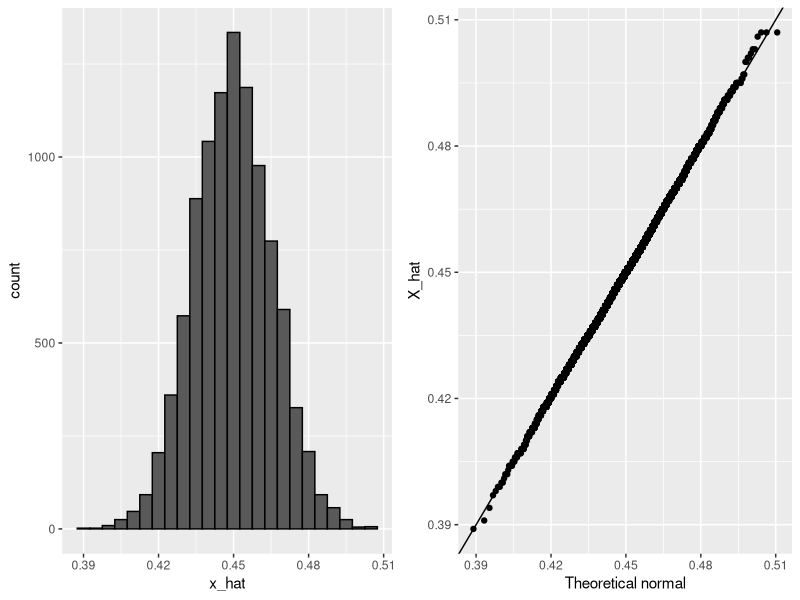
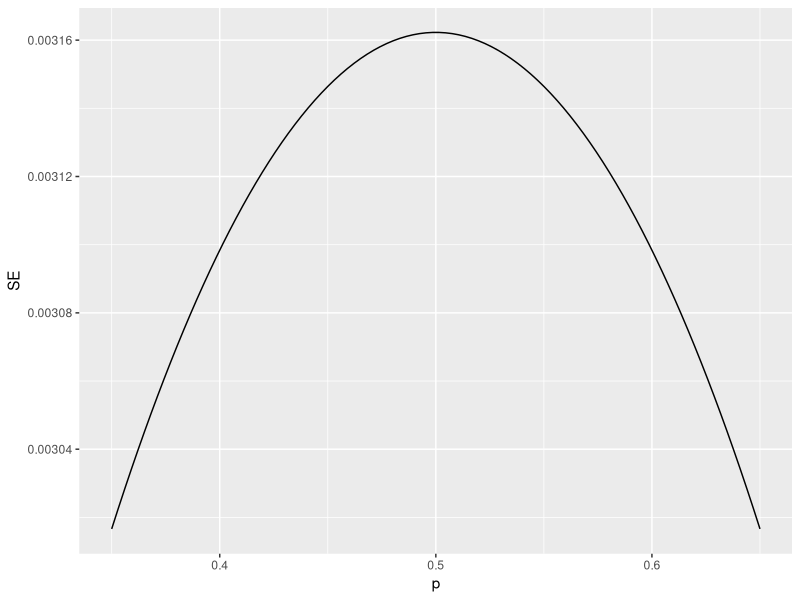
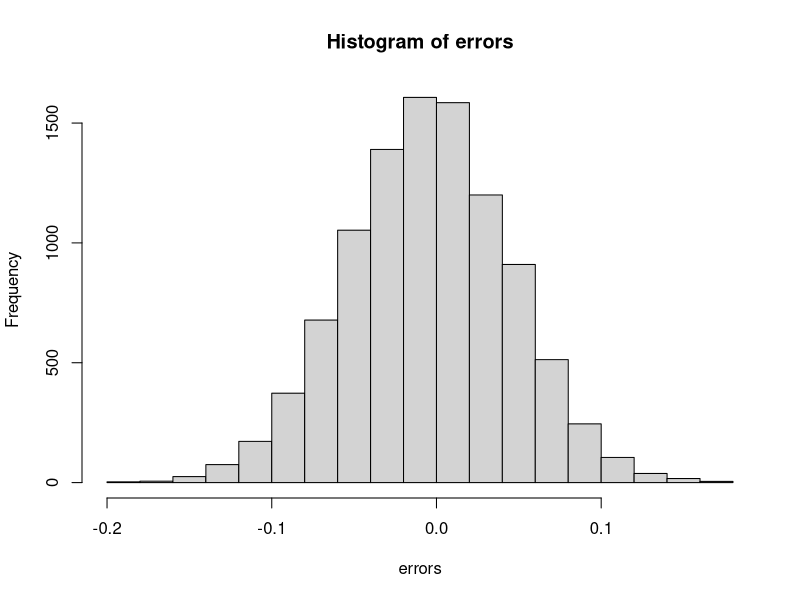

Reproduce these figures in R, in order. (Note: this script raises an error after producing the figures.)
# IMPORTANT NOTE! If you use R 3.6 or later, you will need to use the command format set.seed(x, sample.kind = "Rounding") instead of set.seed(x). Your R version will be printed at the top of the Console window when you start RStudio.

########################################################################
## Section 2: The Central Limit Theorem in Practice
########################################################################

# Code: Computing the probability of X¯ being within .01 of p
X_hat <- 0.48
se <- sqrt(X_hat*(1-X_hat)/25)
pnorm(0.01/se) - pnorm(-0.01/se)

# Code: Monte Carlo simulation using a set value of p
p <- 0.45    # unknown p to estimate
N <- 1000

# simulate one poll of size N and determine x_hat
x <- sample(c(0,1), size = N, replace = TRUE, prob = c(1-p, p))
x_hat <- mean(x)

# simulate B polls of size N and determine average x_hat
B <- 10000    # number of replicates
N <- 1000    # sample size per replicate
x_hat <- replicate(B, {
  x <- sample(c(0,1), size = N, replace = TRUE, prob = c(1-p, p))
  mean(x)
})

# Code: Histogram and QQ-plot of Monte Carlo results
library(tidyverse)
library(gridExtra)

length(x_hat)
p1 <- data.frame(x_hat = x_hat) %>%
  ggplot(aes(x_hat)) +
  geom_histogram(binwidth = 0.005, color = "black")
p2 <- data.frame(x_hat = x_hat) %>%
  ggplot(aes(sample = x_hat)) +
  stat_qq(dparams = list(mean = mean(x_hat), sd = sd(x_hat))) +
  geom_abline() +
  ylab("X_hat") +
  xlab("Theoretical normal")
grid.arrange(p1, p2, nrow=1)


# Code: Plotting margin of error in an extremely large poll over a range of values of p
library(tidyverse)
N <- 100000
p <- seq(0.35, 0.65, length = 100)
SE <- sapply(p, function(x) 2*sqrt(x*(1-x)/N))
data.frame(p = p, SE = SE) %>%
  ggplot(aes(p, SE)) +
  geom_line()

########################################################################
## exercise
########################################################################


#### q1
# Write a function called `take_sample` that takes `p` and `N` as arguements and returns the average value of a randomly sampled population.
take_sample <- function(p, N) {
trials <- replicate(N, {
    sample(c(1,0), size = 1, replace = FALSE, prob = c(p, 1-p))
  })
mean(trials)
}

# Use the `set.seed` function to make sure your answer matches the expected result after random sampling
set.seed(1)

# Define `p` as the proportion of Democrats in the population being polled
p <- 0.45

# Define `N` as the number of people polled
N <- 100

# Call the `take_sample` function to determine the sample average of `N` randomly selected people from a population containing a proportion of Democrats equal to `p`. Print this value to the console.
take_sample(p,N)


#### q1 answer
# Write a function called `take_sample` that takes `p` and `N` as arguements and returns the average value of a randomly sampled population.
take_sample <- function(p, N){
    X <- sample(c(0,1), size = N, replace = TRUE, prob = c(1 - p, p))
    mean(X)
}

# Use the `set.seed` function to make sure your answer matches the expected result after random sampling
set.seed(1)

# Define `p` as the proportion of Democrats in the population being polled
p <- 0.45

# Define `N` as the number of people polled
N <- 100

# Call the `take_sample` function to determine the sample average of `N` randomly selected people from a population containing a proportion of Democrats equal to `p`. Print this value to the console.
take_sample(p,N)


#### q2
# Define `p` as the proportion of Democrats in the population being polled
p <- 0.45

# Define `N` as the number of people polled
N <- 100

# The variable `B` specifies the number of times we want the sample to be replicated
B <- 10000

# Use the `set.seed` function to make sure your answer matches the expected result after random sampling
set.seed(1)

# Create an objected called `errors` that replicates subtracting the result of the `take_sample` function from `p` for `B` replications
errors <- replicate(B,{
  alo <- p-take_sample(p,N)
  alo
})

# Calculate the mean of the errors. Print this value to the console.
mean(errors)


#### q3
hist(errors)


#### q4
# Define `p` as the proportion of Democrats in the population being polled
p <- 0.45

# Define `N` as the number of people polled
N <- 100

# The variable `B` specifies the number of times we want the sample to be replicated
B <- 10000

# Use the `set.seed` function to make sure your answer matches the expected result after random sampling
set.seed(1)

# We generated `errors` by subtracting the estimate from the actual proportion of Democratic voters
errors <- replicate(B, p - take_sample(p, N))

# Calculate the mean of the absolute value of each simulated error. Print this value to the console.
mean(abs(errors))


#### q5
# Define `p` as the proportion of Democrats in the population being polled
p <- 0.45

# Define `N` as the number of people polled
N <- 100

# The variable `B` specifies the number of times we want the sample to be replicated
B <- 10000

# Use the `set.seed` function to make sure your answer matches the expected result after random sampling
set.seed(1)

# We generated `errors` by subtracting the estimate from the actual proportion of Democratic voters
errors <- replicate(B, p - take_sample(p, N))

# Calculate the standard deviation of `errors`
SquaredDistance <- errors^2
StandardDeviation<-sqrt(mean(SquaredDistance))
StandardError <- StandardDeviation #they're both the same


#### q6
# Define `p` as the expected value equal to 0.45
p <- 0.45

# Define `N` as the sample size
N <- 100

# Calculate the standard error
SE <- sqrt( (p*(1-p))/N )
SE


#### q7
# Define `p` as a proportion of Democratic voters to simulate
p <- 0.45

# Define `N` as the sample size
N <- 100

# Use the `set.seed` function to make sure your answer matches the expected result after random sampling
set.seed(1)

# Define `X` as a random sample of `N` voters with a probability of picking a Democrat ('1') equal to `p`
X <- sample(c(0,1), size = N, replace = TRUE, prob = c(1 - p, p))

# Define `X_bar` as the average sampled proportion
X_bar <- mean(X)

# Calculate the standard error of the estimate. Print the result to the console.
SE <- sqrt( (X_bar*(1-X_bar))/N )
SE


#### q8
N <- seq(100, 5000, len = 100)
p <- 0.5
se <- sqrt(p*(1-p)/N)
se2 <- data.frame(se,N)
hist(se,N)

library(tidyverse)
library(gridExtra)

length(N)
p1 <- data.frame(se,N) %>%
  ggplot(aes(se,N))

p1 + geom_count() #this one shows best

p1 + geom_histogram(binwidth = 0.005, color = "black")
p1 + geom_point(N,se)
p1 + geom_count()


#### q9
N <- 100
p <- 0.5
se <- sqrt(p*(1-p)/N)
se2 <- data.frame(se,N)
hist(se,N)

library(tidyverse)
library(gridExtra)

length(N)
p1 <- data.frame(se,N) %>%
  ggplot(aes(se,N))

p1 + geom_count() #this one shows best

# Define `X` as a random sample of `N` voters with a probability of picking a Democrat ('1') equal to `p`
X <- sample(c(0,1), size = N, replace = TRUE, prob = c(1 - p, p))

# Define `X_bar` as the average sampled proportion
X_bar <- mean(X)


#### q11
# Define `p` as the proportion of Democrats in the population being polled
p <- 0.45

# Define `N` as the number of people polled
N <- 100

# The variable `B` specifies the number of times we want the sample to be replicated
B <- 10000

# Use the `set.seed` function to make sure your answer matches the expected result after random sampling
set.seed(1)

# Generate `errors` by subtracting the estimate from the actual proportion of Democratic voters
errors <- replicate(B, p - take_sample(p, N))

# Generate a qq-plot of `errors` with a qq-line showing a normal distribution
qqnorm(y = errors)
qqline(errors)

#### q12
# Define `p` as the proportion of Democrats in the population being polled
p <- 0.45

# Define `N` as the number of people polled
N <- 100

# Calculate the probability that the estimated proportion of Democrats in the population is greater than 0.5. Print this value to the console.
X <- sample(c(0,1), size = N, replace = TRUE, prob = c(1 - p, p))
1-pnorm(0.5,mean(X), sd(X))

1 - pnorm(0.5, p, sqrt(p*(1-p)/N))


#### q13
# Define `N` as the number of people polled
N <-100

# Define `X_hat` as the sample average
X_hat <- 0.51

# Define `se_hat` as the standard error of the sample average
se_hat <- sqrt(X_hat*(1-X_hat)/N)

# Calculate the probability that the error is 0.01 or larger
1 - pnorm(.01, 0, se_hat) + pnorm(-0.01, 0, se_hat)
